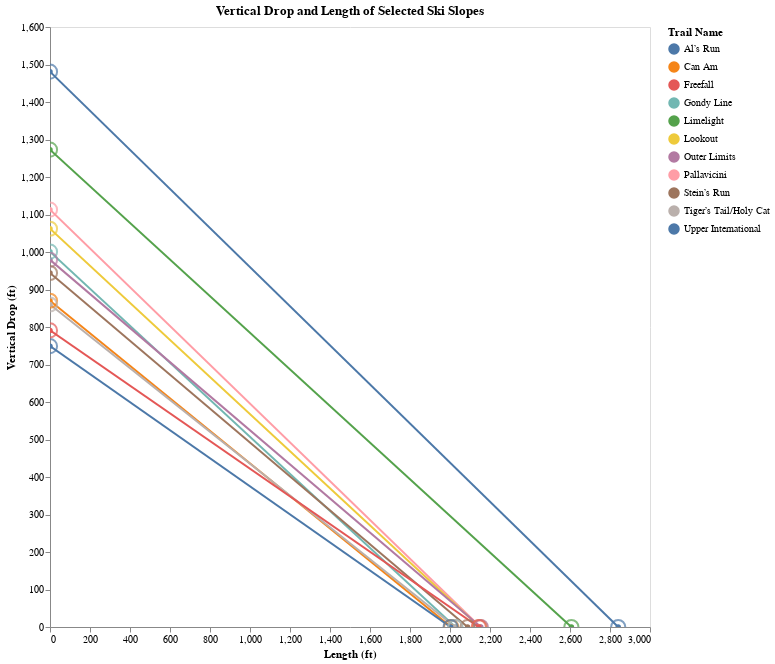

The notebook cell this image was saved under:
### Code cell
# Time to Plot 

lines = alt.Chart(
    data, title = "Vertical Drop and Length of Selected Ski Slopes"
).mark_line(
    point=True
).encode(
    alt.X("len:Q", axis=alt.Axis(grid=False, title="Length (ft)")),
    alt.Y('vertdrop:Q', axis=alt.Axis(grid=False, title="Vertical Drop (ft)")),
    alt.Color("Trail Name:N"), 
    alt.Tooltip(["Resort & State", "Trail Name"])
).properties(
    width=600,
    height=600
)
 
points = alt.Chart(
    data, title = "Vertical Drop and Length of Selected Ski Slopes"
).mark_point(
    size = 200
).encode(
    alt.X("len:Q", axis=alt.Axis(grid=False, title="Length (ft)")),
    alt.Y('vertdrop:Q', axis=alt.Axis(grid=False, title="Vertical Drop (ft)")),
    alt.Color("Trail Name:N"), 
    alt.Tooltip(["Resort & State", "Trail Name"])
).properties(
    width=600,
    height=600
).interactive()

lines + points

### Figure 1 — Vega-Lite specification as saved in the notebook (floating-point values rounded to 4 significant figures)
{"config": {"view": {"continuousWidth": 400, "continuousHeight": 300}}, "layer": [{"mark": {"type": "line", "point": true}, "encoding": {"color": {"field": "Trail Name", "type": "nominal"}, "tooltip": [{"field": "Resort & State", "type": "nominal"}, {"field": "Trail Name", "type": "nominal"}], "x": {"axis": {"grid": false, "title": "Length (ft)"}, "field": "len", "type": "quantitative"}, "y": {"axis": {"grid": false, "title": "Vertical Drop (ft)"}, "field": "vertdrop", "type": "quantitative"}}, "height": 600, "title": "Vertical Drop and Length of Selected Ski Slopes", "width": 600}, {"mark": {"type": "point", "size": 200}, "encoding": {"color": {"field": "Trail Name", "type": "nominal"}, "tooltip": [{"field": "Resort & State", "type": "nominal"}, {"field": "Trail Name", "type": "nominal"}], "x": {"axis": {"grid": false, "title": "Length (ft)"}, "field": "len", "type": "quantitative"}, "y": {"axis": {"grid": false, "title": "Vertical Drop (ft)"}, "field": "vertdrop", "type": "quantitative"}}, "height": 600, "selection": {"selector007": {"type": "interval", "bind": "scales", "encodings": ["x", "y"]}}, "title": "Vertical Drop and Length of Selected Ski Slopes", "width": 600}], "data": {"name": "data-9a68a16521430ed9eb9a597f1794b8e6"}, "$schema": "https://vega.github.io/schema/vega-lite/v4.17.0.json", "datasets": {"data-9a68a16521430ed9eb9a597f1794b8e6": [{"Resort & State": "Arapahoe Basin, CO", "Trail Name": "Pallavicini", "Avg. Angle (Degrees)": 32.0, "len": 0, "vertdrop": 1113}, {"Resort & State": "Taos, NM", "Trail Name": "Al’s Run", "Avg. Angle (Degrees)": 31.4, "len": 0, "vertdrop": 1481}, {"Resort & State": "Stowe, VT", "Trail Name": "Lookout", "Avg. Angle (Degrees)": 29.6, "len": 0, "vertdrop": 1062}, {"Resort & State": "Sun Valley, ID", "Trail Name": "Limelight", "Avg. Angle (Degrees)": 29.2, "len": 0, "vertdrop": 1273}, {"Resort & State": "Sugarloaf USA, ME", "Trail Name": "Gondy Line", "Avg. Angle (Degrees)": 28.0, "len": 0, "vertdrop": 1001}, {"Resort & State": "Killington, VT", "Trail Name": "Outer Limits", "Avg. Angle (Degrees)": 27.0, "len": 0, "vertdrop": 979}, {"Resort & State": "Sugarbush, VT", "Trail Name": "Stein’s Run", "Avg. Angle (Degrees)": 26.0, "len": 0, "vertdrop": 944}, {"Resort & State": "Jay Peak, VT", "Trail Name": "Can Am", "Avg. Angle (Degrees)": 25.7, "len": 0, "vertdrop": 870}, {"Resort & State": "Loveland, CO", "Trail Name": "Tiger’s Tail/Holy Cat", "Avg. Angle (Degrees)": 25.0, "len": 0, "vertdrop": 860}, {"Resort & State": "Crested Butte, CO", "Trail Name": "Upper International", "Avg. Angle (Degrees)": 22.0, "len": 0, "vertdrop": 749}, {"Resort & State": "Plattekill, NY", "Trail Name": "Freefall", "Avg. Angle (Degrees)": 21.7, "len": 0, "vertdrop": 791}, {"Resort & State": "Arapahoe Basin, CO", "Trail Name": "Pallavicini", "Avg. Angle (Degrees)": 32.0, "len": 2152, "vertdrop": 0}, {"Resort & State": "Taos, NM", "Trail Name": "Al’s Run", "Avg. Angle (Degrees)": 31.4, "len": 2841, "vertdrop": 0}, {"Resort & State": "Stowe, VT", "Trail Name": "Lookout", "Avg. Angle (Degrees)": 29.6, "len": 2148, "vertdrop": 0}, {"Resort & State": "Sun Valley, ID", "Trail Name": "Limelight", "Avg. Angle (Degrees)": 29.2, "len": 2607, "vertdrop": 0}, {"Resort & State": "Sugarloaf USA, ME", "Trail Name": "Gondy Line", "Avg. Angle (Degrees)": 28.0, "len": 2027, "vertdrop": 0}, {"Resort & State": "Killington, VT", "Trail Name": "Outer Limits", "Avg. Angle (Degrees)": 27.0, "len": 2154, "vertdrop": 0}, {"Resort & State": "Sugarbush, VT", "Trail Name": "Stein’s Run", "Avg. Angle (Degrees)": 26.0, "len": 2088, "vertdrop": 0}, {"Resort & State": "Jay Peak, VT", "Trail Name": "Can Am", "Avg. Angle (Degrees)": 25.7, "len": 2006, "vertdrop": 0}, {"Resort & State": "Loveland, CO", "Trail Name": "Tiger’s Tail/Holy Cat", "Avg. Angle (Degrees)": 25.0, "len": 2026, "vertdrop": 0}, {"Resort & State": "Crested Butte, CO", "Trail Name": "Upper International", "Avg. Angle (Degrees)": 22.0, "len": 2003, "vertdrop": 0}, {"Resort & State": "Plattekill, NY", "Trail Name": "Freefall", "Avg. Angle (Degrees)": 21.7, "len": 2144, "vertdrop": 0}]}}
